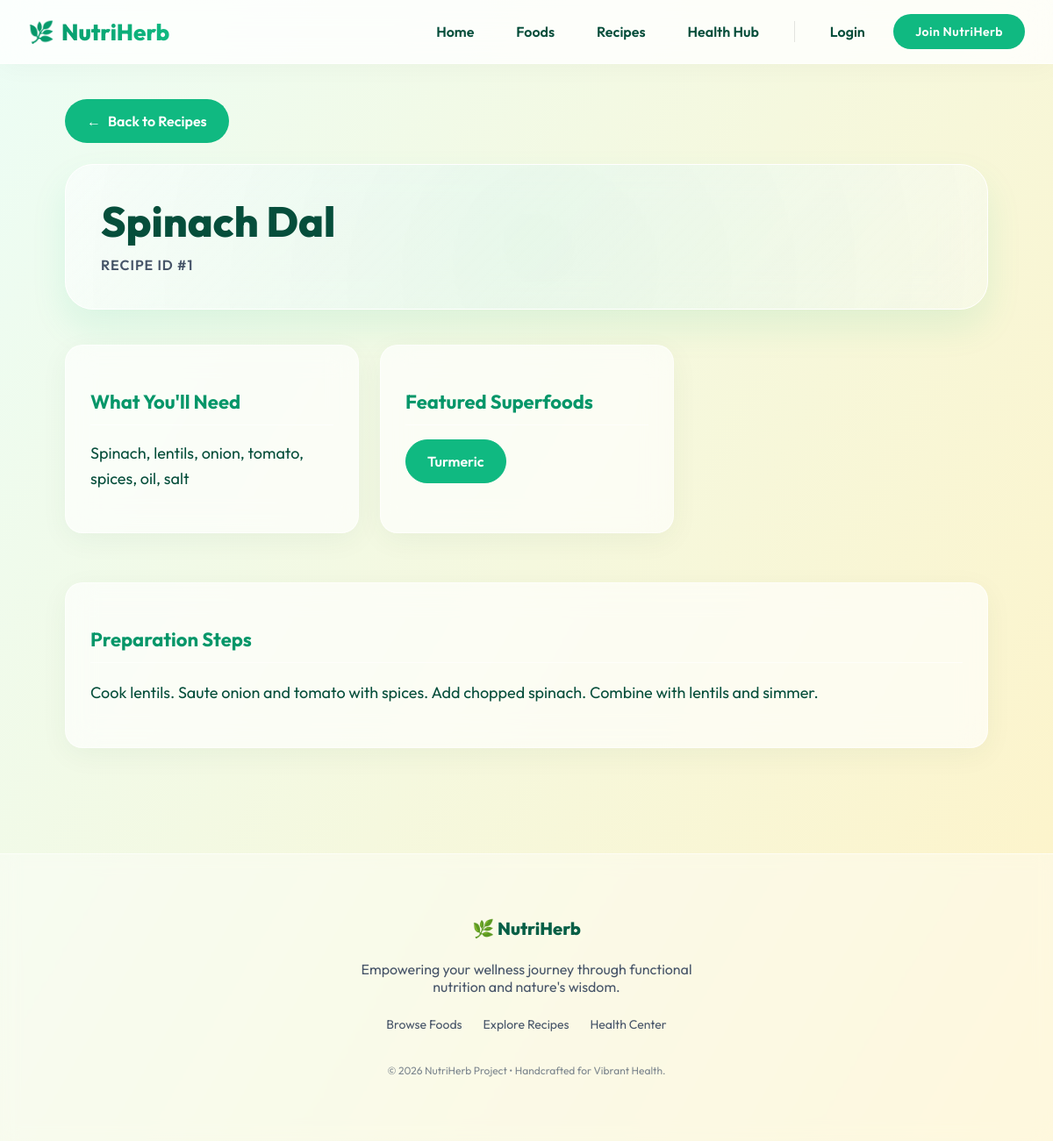
Page /recipes/1/ on the committed database.
### nutrition/models.py (models this page shows, shortened)
class Recipe(models.Model):
    title = models.CharField(max_length=255)
    ingredients = models.TextField(blank=True)
    steps = models.TextField(blank=True)
    herbs_or_foods = models.ManyToManyField(
        'HerbOrFood',
        related_name='recipes',
        blank=True
    )

class HerbOrFood(models.Model):
    name = models.CharField(max_length=255)
    category = models.CharField(max_length=255)
    nutrients = models.TextField(blank=True)
    benefits = models.TextField(blank=True)
    class Meta:
        verbose_name_plural = "Herbs & Foods"

### nutrition/views.py (the view)
# urls.py: path('recipes/<int:recipe_id>/', recipe_detail_view, name='recipe-detail'),
def recipe_detail_view(request, recipe_id):
    recipe = get_object_or_404(Recipe, pk=recipe_id)
    related_foods = recipe.herbs_or_foods.all()
    context = {
        'recipe': recipe,
        'related_foods': related_foods,
        'is_favorited': False
    }
    if request.user.is_authenticated:
        context['is_favorited'] = Favorite.objects.filter(
            user=request.user,
            recipe=recipe
        ).exists()
    return render(request, 'recipe_detail.html', context)

### templates/recipe_detail.html (shortened to what this page needs)
{% extends 'base.html' %}
{% block content %}
  <a href="/recipes/" class="btn" style="margin-bottom:24px; display:inline-flex; align-items:center; gap:8px;"><span>←</span> Back to Recipes</a>
  <div class="hero-banner animate" style="padding: 40px; text-align: left; grid-template-columns: 1fr;">
    <div style="display:flex; justify-content:space-between; align-items:flex-start;">
      <div>
        <h1 style="font-size: 48px; color:#064e3b; margin:0 0 16px 0; font-weight:800; line-height:1;">{{ recipe.title }}</h1>
        <p class="muted" style="margin-bottom:0; font-weight:600; text-transform:uppercase; letter-spacing:1px;">Recipe ID #{{ recipe.id }}</p>
      </div>
    </div>
  </div>
  <div class="grid" style="margin-top:24px;">
    <section class="card animate" style="animation-delay: 0.1s;">
      <h3 style="color:#059669; border-bottom:1px solid var(--card-border); padding-bottom:12px; margin-bottom:16px;">What You'll Need</h3>
      <p style="font-size:18px; line-height:1.6; color:var(--fg);">{{ recipe.ingredients }}</p>
    </section>
    <section class="card animate" style="animation-delay: 0.2s;">
      <h3 style="color:#059669; border-bottom:1px solid var(--card-border); padding-bottom:12px; margin-bottom:16px;">Featured Superfoods</h3>
      <div class="chips" style="margin-top:16px;">
        {% for food in related_foods %}
          <span class="chip active">{{ food.name }}</span>
        {% empty %}
          <p class="muted">No explicit superfoods listed.</p>
        {% endfor %}
      </div>
    </section>
    <section class="card span-2 animate" style="animation-delay: 0.3s; grid-column: 1 / -1;">
      <h3 style="color:#059669; border-bottom:1px solid var(--card-border); padding-bottom:12px; margin-bottom:16px;">Preparation Steps</h3>
      <p style="white-space:pre-wrap; font-size:18px; line-height:1.8; color:var(--fg);">{{ recipe.steps }}</p>
    </section>
  </div>
{% endblock %}

### static/css/styles.css (style rules this page uses)
:root { --bg-color1: #ecfdf5; --bg-color2: #fef3c7; --bg-color3: #e0f2fe; --fg: #064e3b; --muted: #475569; --accent: #10b981; --accent-hover: #059669; --accent-glow: rgba(16, 185, 129, 0.4); --card-bg: rgba(255, 255, 255, 0.65); --card-border: rgba(255, 255, 255, 0.6); --glass-shadow: 0 8px 32px 0 rgba(6, 78, 59, 0.05); --glass-shadow-hover: 0 16px 40px 0 rgba(6, 78, 59, 0.12); --header-bg: rgba(255, 255, 255, 0.8); }
* { box-sizing: border-box; }
html, body { margin: 0; padding: 0; background: linear-gradient(120deg, var(--bg-color1) 0%, var(--bg-color2) 50%, var(--bg-color3) 100%); background-size: 200% 200%; animation: gradientFlow 15s ease infinite; color: var(--fg); font-family: 'Outfit', system-ui, -apple-system, sans-serif; min-height: 100vh; }
.card { border: 1px solid var(--card-border); border-radius: 20px; padding: 28px; margin: 16px 0; background: var(--card-bg); backdrop-filter: blur(16px); -webkit-backdrop-filter: blur(16px); box-shadow: var(--glass-shadow); transition: all 0.4s cubic-bezier(0.25, 0.8, 0.25, 1); overflow: hidden; }
h3 { font-size: 22px; font-weight: 700; margin-bottom: 12px; }
.muted { color: var(--muted); }
.hero-banner { border: 1px solid #ffffff; background: linear-gradient(135deg, rgba(255,255,255,0.7) 0%, rgba(255,255,255,0.4) 100%); backdrop-filter: blur(24px); border-radius: 32px; padding: 56px 40px; display: grid; gap: 40px; align-items: center; position: relative; overflow: hidden; box-shadow: 0 20px 40px rgba(16, 185, 129, 0.1); }
@media (min-width: 800px) { .hero-banner { grid-template-columns: 1fr 1fr; text-align: left; } }
.hero-banner::after { content: ''; position: absolute; top: -50%; left: -50%; width: 200%; height: 200%; background: radial-gradient(circle, rgba(16,185,129,0.08) 0%, transparent 60%); z-index: -1; animation: rotateBg 25s linear infinite; }
.grid { display: grid; grid-template-columns: repeat(1, minmax(0, 1fr)); gap: 24px; }
@media (min-width: 640px) { .grid { grid-template-columns: repeat(2, minmax(0, 1fr)); } }
@media (min-width: 1024px) { .grid { grid-template-columns: repeat(3, minmax(0, 1fr)); } }
@media (min-width: 800px) { .span-2 { grid-column: span 2; } }
button, .btn, .chip { appearance: none; border: 1px solid transparent; background: var(--accent); color: #fff; padding: 14px 24px; border-radius: 99px; font-weight: 600; font-family: 'Outfit'; font-size: 16px; cursor: pointer; transition: all 0.3s cubic-bezier(0.34, 1.56, 0.64, 1); display: inline-block; text-decoration: none; }
.chip { background: rgba(255,255,255,0.8); color: var(--fg); border: 1px solid var(--card-border); }
.chip.active { background: var(--accent); color: #fff; border-color: var(--accent); }
.chips { display: flex; flex-wrap: wrap; gap: 12px; margin-bottom: 24px; }
.animate { animation: fadeUp 0.8s cubic-bezier(0.16, 1, 0.3, 1) both; }
.animate:nth-child(2) { animation-delay: 0.15s; }
.animate:nth-child(3) { animation-delay: 0.3s; }

### rows in the picture
Recipe: title "Spinach Dal", id "1", ingredients "Spinach, lentils, onion, tomato, spices, oil, salt", steps "Cook lentils. Saute onion and tomato with spices. Add chopped spinach. Combine with lentils and simmer."
HerbOrFood: name "Turmeric"
